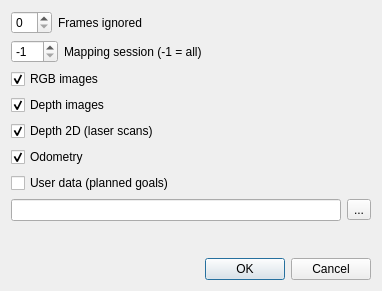
<?xml version="1.0" encoding="UTF-8"?>
<ui version="4.0">
 <class>ExportDialog</class>
 <widget class="QDialog" name="ExportDialog">
  <property name="geometry">
   <rect>
    <x>0</x>
    <y>0</y>
    <width>382</width>
    <height>291</height>
   </rect>
  </property>
  <property name="windowTitle">
   <string>Export...</string>
  </property>
  <layout class="QVBoxLayout" name="verticalLayout">
   <item>
    <layout class="QHBoxLayout" name="horizontalLayout_2">
     <item>
      <widget class="QSpinBox" name="spinBox_ignored">
       <property name="suffix">
        <string/>
       </property>
      </widget>
     </item>
     <item>
      <widget class="QLabel" name="label">
       <property name="text">
        <string>Frames ignored</string>
       </property>
      </widget>
     </item>
     <item>
      <spacer name="horizontalSpacer">
       <property name="orientation">
        <enum>Qt::Horizontal</enum>
       </property>
       <property name="sizeHint" stdset="0">
        <size>
         <width>40</width>
         <height>20</height>
        </size>
       </property>
      </spacer>
     </item>
    </layout>
   </item>
   <item>
    <layout class="QHBoxLayout" name="horizontalLayout_3">
     <item>
      <widget class="QSpinBox" name="spinBox_session">
       <property name="suffix">
        <string/>
       </property>
       <property name="minimum">
        <number>-1</number>
       </property>
       <property name="maximum">
        <number>999</number>
       </property>
       <property name="value">
        <number>-1</number>
       </property>
      </widget>
     </item>
     <item>
      <widget class="QLabel" name="label_2">
       <property name="text">
        <string>Mapping session (-1 = all)</string>
       </property>
      </widget>
     </item>
     <item>
      <spacer name="horizontalSpacer_2">
       <property name="orientation">
        <enum>Qt::Horizontal</enum>
       </property>
       <property name="sizeHint" stdset="0">
        <size>
         <width>40</width>
         <height>20</height>
        </size>
       </property>
      </spacer>
     </item>
    </layout>
   </item>
   <item>
    <widget class="QCheckBox" name="checkBox_rgb">
     <property name="text">
      <string>RGB images</string>
     </property>
     <property name="checked">
      <bool>true</bool>
     </property>
    </widget>
   </item>
   <item>
    <widget class="QCheckBox" name="checkBox_depth">
     <property name="text">
      <string>Depth images</string>
     </property>
     <property name="checked">
      <bool>true</bool>
     </property>
    </widget>
   </item>
   <item>
    <widget class="QCheckBox" name="checkBox_depth2d">
     <property name="text">
      <string>Depth 2D (laser scans)</string>
     </property>
     <property name="checked">
      <bool>true</bool>
     </property>
    </widget>
   </item>
   <item>
    <widget class="QCheckBox" name="checkBox_odom">
     <property name="text">
      <string>Odometry</string>
     </property>
     <property name="checked">
      <bool>true</bool>
     </property>
    </widget>
   </item>
   <item>
    <widget class="QCheckBox" name="checkBox_userData">
     <property name="text">
      <string>User data (planned goals)</string>
     </property>
     <property name="checked">
      <bool>false</bool>
     </property>
    </widget>
   </item>
   <item>
    <layout class="QHBoxLayout" name="horizontalLayout">
     <item>
      <widget class="QLineEdit" name="lineEdit_path">
       <property name="readOnly">
        <bool>true</bool>
       </property>
      </widget>
     </item>
     <item>
      <widget class="QToolButton" name="toolButton_path">
       <property name="text">
        <string>...</string>
       </property>
      </widget>
     </item>
    </layout>
   </item>
   <item>
    <spacer name="verticalSpacer">
     <property name="orientation">
      <enum>Qt::Vertical</enum>
     </property>
     <property name="sizeHint" stdset="0">
      <size>
       <width>20</width>
       <height>40</height>
      </size>
     </property>
    </spacer>
   </item>
   <item>
    <widget class="QDialogButtonBox" name="buttonBox">
     <property name="orientation">
      <enum>Qt::Horizontal</enum>
     </property>
     <property name="standardButtons">
      <set>QDialogButtonBox::Cancel|QDialogButtonBox::Ok</set>
     </property>
    </widget>
   </item>
  </layout>
 </widget>
 <resources/>
 <connections>
  <connection>
   <sender>buttonBox</sender>
   <signal>accepted()</signal>
   <receiver>ExportDialog</receiver>
   <slot>accept()</slot>
   <hints>
    <hint type="sourcelabel">
     <x>248</x>
     <y>254</y>
    </hint>
    <hint type="destinationlabel">
     <x>157</x>
     <y>274</y>
    </hint>
   </hints>
  </connection>
  <connection>
   <sender>buttonBox</sender>
   <signal>rejected()</signal>
   <receiver>ExportDialog</receiver>
   <slot>reject()</slot>
   <hints>
    <hint type="sourcelabel">
     <x>316</x>
     <y>260</y>
    </hint>
    <hint type="destinationlabel">
     <x>286</x>
     <y>274</y>
    </hint>
   </hints>
  </connection>
 </connections>
</ui>
